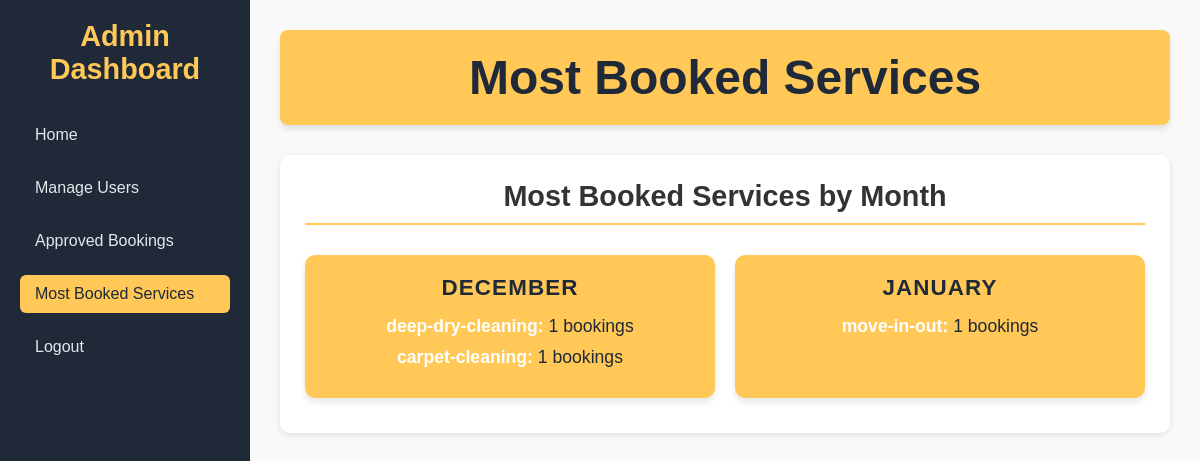
Page /most-booked-service/ on the committed database.
### cleaning/models.py (models this page shows, shortened)
class Booking(models.Model):
    booking_id = models.AutoField(primary_key=True, editable=False)
    CLEANING_CHOICES = [
    ('residential', 'Residential Cleaning'),
    ('commercial', 'Commercial Cleaning'),
    ('move-in-out', 'Move-in/Move-out Cleaning'),
    ('carpet-cleaning', 'Carpet Cleaning'),
    ('window-cleaning', 'Window Cleaning'),
    ('eco-friendly', 'Eco-friendly Green Cleaning'),
    ('anti-bacterial-mist', 'Anti-Bacterial Mist Treatment'),
    ('car-interior-detailing', 'Car Interior Detailing'),
    ('deep-dry-cleaning', 'Deep Dry Cleaning'),
    ('deep-home-cleaning', 'Deep Home Cleaning'),
    ('deep-upholstery-shampooing', 'Deep Upholstery Shampooing'),
    ('steam-sterilization', 'Superior Steam Sterilization'),
]
    PENDING = 'pending'
    APPROVED = 'approved'
    DENIED = 'denied'
    STATUS_CHOICES = [
        (PENDING, 'Pending'),
        (APPROVED, 'Approved'),
        (DENIED, 'Denied'),
    ]
    user = models.ForeignKey(User, on_delete=models.CASCADE)
    cleaning_service = models.CharField(max_length=100, choices=CLEANING_CHOICES)
    first_name = models.CharField(max_length=100)
    last_name = models.CharField(max_length=100, default='Unknown')
    contact_number = models.CharField(max_length=15)
    address = models.TextField()
    additional_info = models.TextField(blank=True, null=True)
    status = models.CharField(max_length=20, choices=STATUS_CHOICES, default=PENDING)
    created_at = models.DateTimeField(auto_now_add=True)
    booking_date = models.DateField()

### cleaning/views.py (the view)
# urls.py: path('most-booked-service/', views.most_booked_service_view, name='most_booked_service'),
def most_booked_service_view(request):
    bookings = Booking.objects.all()
    monthly_data = defaultdict(lambda: defaultdict(int))
    for booking in bookings:
        month_name = calendar.month_name[booking.booking_date.month]  # Get month name
        monthly_data[month_name][booking.cleaning_service] += 1
    sorted_monthly_data = {
        month: dict(sorted(services.items(), key=lambda item: item[1], reverse=True))
        for month, services in sorted(monthly_data.items())
    }
    context = {
        'monthly_data': sorted_monthly_data
    }
    return render(request, 'cleaning/most_book_service.html', context)

### cleaning/templates/cleaning/most_book_service.html (shortened to what this page needs)
<!DOCTYPE html>
<html lang="en">
<head>
    {% load static %}
    <link rel="stylesheet" href="{% static 'styles/most_booked.css' %}">
</head>
<body>
    <div class="admin-container">
        <aside class="sidebar">
            <h2>Admin Dashboard</h2>
            <nav>
                <ul>
                    <li><a href="{% url 'admin_homepage' %}">Home</a></li>
                    <li><a href="{% url 'manage_users' %}">Manage Users</a></li>
                    <li><a href="{% url 'approved_bookings' %}">Approved Bookings</a></li>
                    <li><a href="{% url 'most_booked_service' %}" class="active">Most Booked Services</a></li>
                    <li><a href="{% url 'owner_login' %}">Logout</a></li>
                </ul>
            </nav>
        </aside>
        <div class="main-content">
            <header>
                <h1>Most Booked Services</h1>
            </header>
            <main>
                <section class="admin-panel">
                    <h2>Most Booked Services by Month</h2>
                    <div class="month-container">
                        {% for month, services in monthly_data.items %}
                        <div class="month-box">
                            <h3>{{ month }}</h3>
                            <ul>
                                {% for service, count in services.items %}
                                <li><strong>{{ service }}:</strong> {{ count }} bookings</li>
                                {% endfor %}
                            </ul>
                        </div>
                        {% endfor %}
                    </div>
                </section>
            </main>
        </div>
    </div>
</body>
</html>

### cleaning/static/styles/most_booked.css (style rules this page uses)
* { margin: 0; padding: 0; box-sizing: border-box; font-family: 'Poppins', Arial, sans-serif; }
.admin-container { display: flex; min-height: 100vh; background-color: #f9f9f9; }
.sidebar { width: 250px; background-color: #1F2937; color: #fff; padding: 20px; position: fixed; height: 100%; }
.sidebar h2 { font-size: 1.8em; text-align: center; margin-bottom: 30px; color: #FFC857; }
.sidebar nav ul { list-style: none; padding: 0; }
.sidebar nav ul li { margin-bottom: 15px; }
.sidebar nav ul li a { color: #E5E7EB; text-decoration: none; font-size: 16px; display: block; padding: 10px 15px; border-radius: 6px; transition: background-color 0.3s ease, color 0.3s ease; }
.sidebar nav ul li a:hover, .sidebar nav ul li a.active { background-color: #FFC857; color: #1F2937; }
.main-content { flex-grow: 1; margin-left: 250px; padding: 30px; }
.main-content header { background-color: #FFC857; color: #1F2937; padding: 20px; margin-bottom: 30px; text-align: center; font-size: 1.5em; border-radius: 8px; box-shadow: 0 4px 6px rgba(0, 0, 0, 0.1); }
.admin-panel { background-color: #ffffff; padding: 25px; border-radius: 10px; box-shadow: 0 2px 6px rgba(0, 0, 0, 0.1); margin-bottom: 20px; }
.admin-panel h2 { margin-bottom: 20px; color: #333333; font-size: 1.8em; text-align: center; border-bottom: 2px solid #FFC857; padding-bottom: 10px; }
.month-container { display: grid; grid-template-columns: repeat(auto-fit, minmax(280px, 1fr)); gap: 20px; padding: 10px 0; }
.month-box { background-color: #FFC857; border-radius: 10px; padding: 20px; box-shadow: 0 4px 6px rgba(0, 0, 0, 0.1); text-align: center; }
.month-box h3 { font-size: 1.4em; color: #1F2937; margin-bottom: 15px; text-transform: uppercase; letter-spacing: 0.05em; }
.month-box ul { list-style: none; padding: 0; margin: 0; }
.month-box ul li { font-size: 1.1em; margin: 10px 0; color: #1F2937; }
.month-box ul li strong { color: #ffffff; }

### rows in the picture
Booking: services "deep-dry-cleaning"
Booking: services "carpet-cleaning"
Booking: services "move-in-out"

### other values in the picture
{{ month }} "DECEMBER" "JANUARY"
{{ count }} "1" "1" "1"
